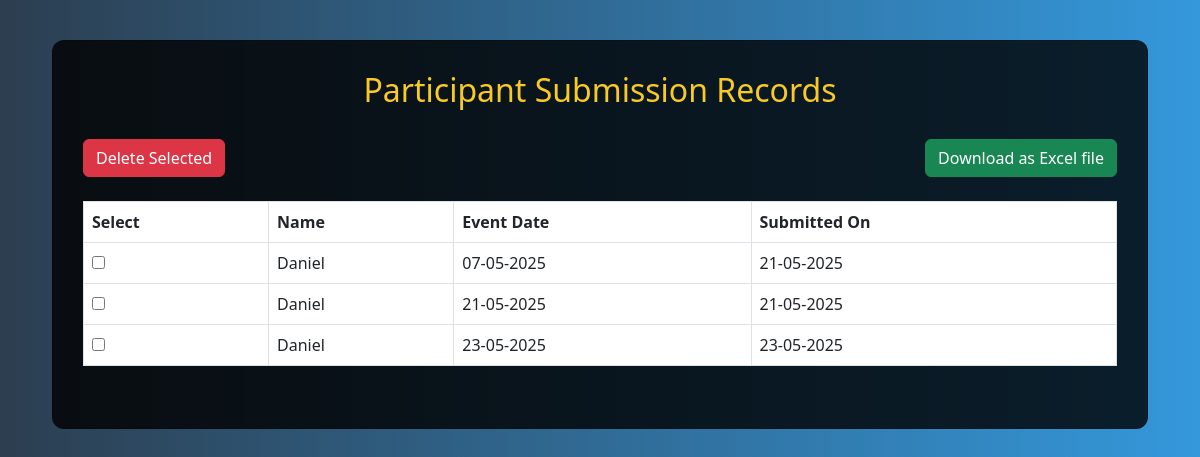
Page /dashboard on the earlier database version.
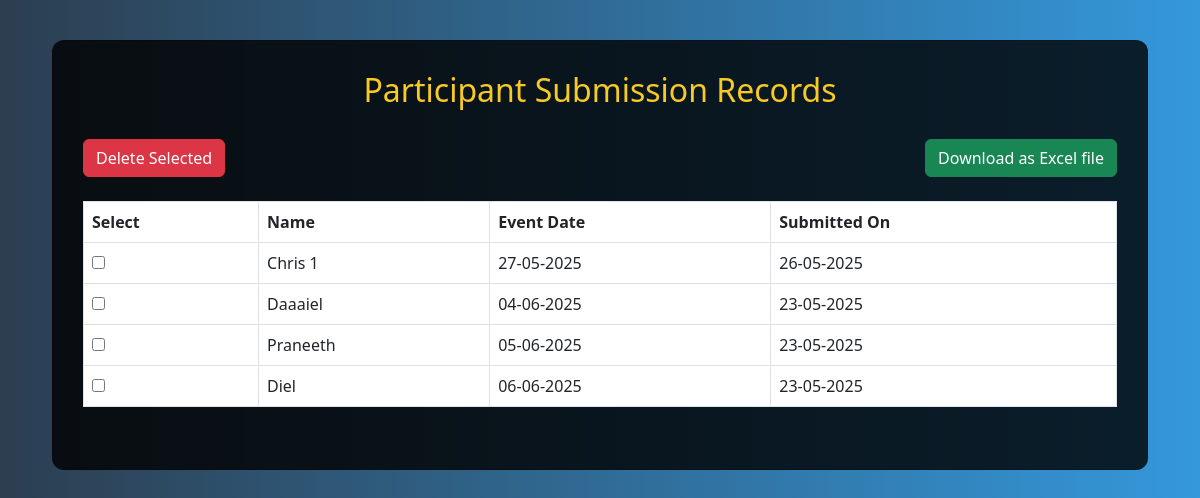
Same page on the later database version.
### app.py (models this page shows)
class ParticipantSummary(db.Model):
    __tablename__ = 'participant_summary'
    id = db.Column(db.Integer, primary_key=True, autoincrement=True)
    serial_no = db.Column(db.String(50), unique=True, nullable=False)
    participant_name = db.Column(db.String(100), nullable=False)
    event_date = db.Column(db.Date, nullable=False)
    submitted_on = db.Column(db.DateTime, nullable=False, default=datetime.utcnow)

### app.py (the view)
@app.route('/dashboard')
def dashboard():
    participants = ParticipantSummary.query.order_by(ParticipantSummary.event_date.asc()).all()
    return render_template('dashboard.html', participants=participants)

### templates/dashboard.html (shortened to what this page needs)
<!DOCTYPE html>
<html lang="en">
<head>
  <link href="https://cdn.jsdelivr.net/npm/bootstrap@5.3.0/dist/css/bootstrap.min.css" rel="stylesheet">
</head>
<body>
  <div class="container-fluid">
  <div class="card">
    <h2>Participant Submission Records</h2>
    <form id="deleteSelectedForm" method="POST" action="/delete-selected" onsubmit="return confirm('Delete selected records?');" class="mb-3">
      <div class="d-flex justify-content-between mb-3 flex-wrap">
        <button type="submit" class="btn btn-danger mb-2">Delete Selected</button>
        <a href="/download-excel" class="btn btn-success mb-2">Download as Excel file</a>
      </div>
      <div class="table-responsive">
        <table class="table table-bordered table-hover">
          <thead>
            <tr>
              <th>Select</th>
              <th>Name</th>
              <th>Event Date</th>
              <th>Submitted On</th>
            </tr>
          </thead>
          <tbody>
            {% for p in participants %}
            <tr>
              <td><input type="checkbox" name="delete_ids" value="{{ p.id }}"></td>
              <td>{{ p.participant_name }}</td>
              <td>{{ p.event_date.strftime('%d-%m-%Y') }}</td>
              <td>{{ p.submitted_on.strftime('%d-%m-%Y') }}</td>
            </tr>
            {% endfor %}
          </tbody>
        </table>
      </div>
    </form>
  </div>
</div>
</body>
</html>

Differences in the rows shown:
removed ParticipantSummary: participant_name "Daniel", event_date "23-05-2025", submitted_on "23-05-2025"
added ParticipantSummary: participant_name "Chris 1", event_date "27-05-2025", submitted_on "26-05-2025"
added ParticipantSummary: participant_name "Daaaiel", event_date "04-06-2025", submitted_on "23-05-2025"
changed ParticipantSummary: participant_name "Daniel" → "Praneeth"; event_date "07-05-2025" → "05-06-2025"; submitted_on "21-05-2025" → "23-05-2025"
changed ParticipantSummary: participant_name "Daniel" → "Diel"; event_date "21-05-2025" → "06-06-2025"; submitted_on "21-05-2025" → "23-05-2025"
